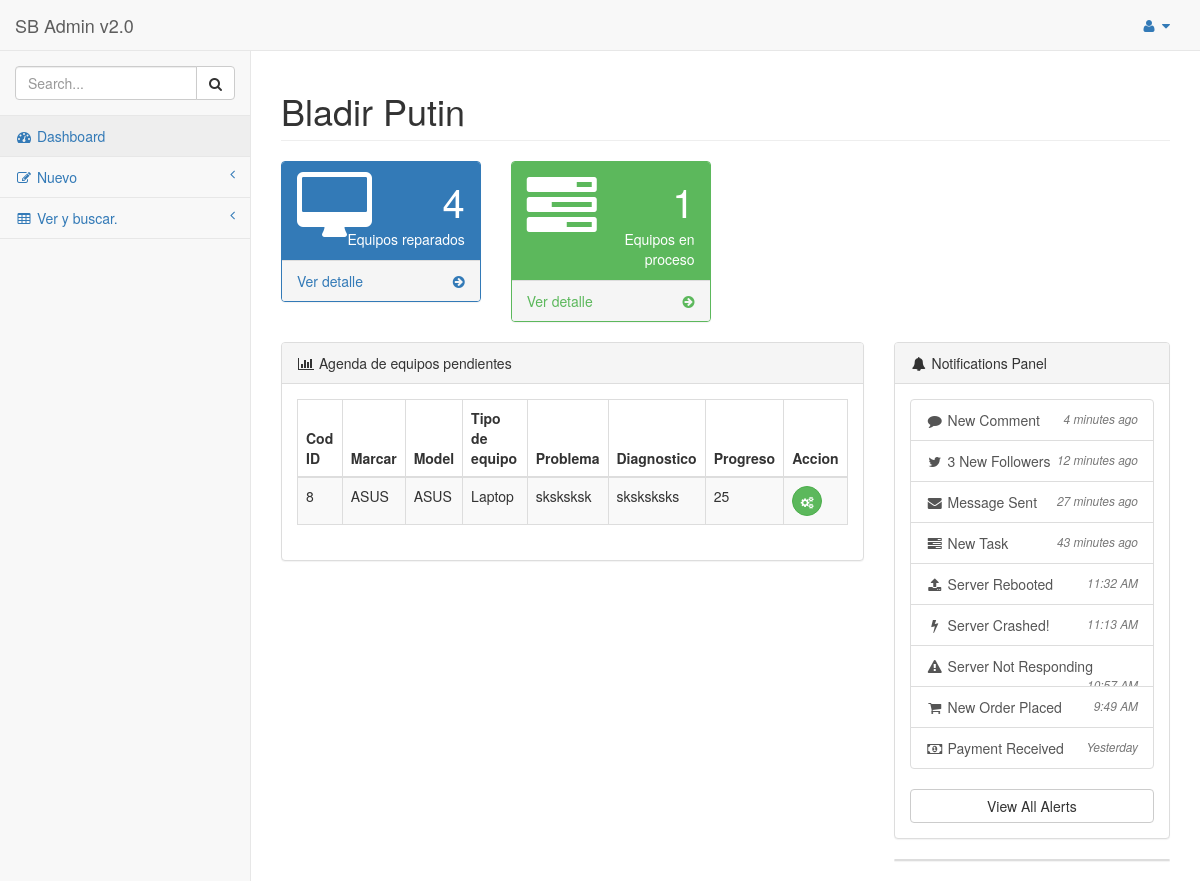
The page /taller/index.php (signed in) on the database its author committed.
### tables this page shows
CREATE TABLE IF NOT EXISTS `intra_usuario` (
  `id_intrauser` int(11) NOT NULL AUTO_INCREMENT,
  `nick_intrauser` varchar(20) NOT NULL,
  `pass_intrauser` varchar(200) NOT NULL,
  `status_intrauser` int(11) NOT NULL,
  `nivel_access_intrauser` int(11) NOT NULL,
  `cod_colavorador` int(11) NOT NULL,
  PRIMARY KEY (`id_intrauser`),
  KEY `cod_colavorador` (`cod_colavorador`)
);

CREATE TABLE IF NOT EXISTS `colavoradores` (
  `id_colavor` int(11) NOT NULL AUTO_INCREMENT,
  `nom_colaborador` varchar(90) NOT NULL,
  `apell_colavorador` varchar(90) NOT NULL,
  `tell_colavorador` varchar(12) DEFAULT NULL,
  `cell_colavorador` varchar(12) NOT NULL,
  `Fecha_nacimiento` date NOT NULL,
  `dui_col` varchar(30) NOT NULL,
  `isss_colavorador` varchar(20) NOT NULL,
  `afp_colavorador` varchar(20) NOT NULL,
  `nit_colavorador` varchar(30) NOT NULL,
  `licencia_colavorador` varchar(30) NOT NULL,
  `tipo_licen_colavorador` varchar(20) NOT NULL,
  `direccion_colavorador` varchar(1000) NOT NULL,
  `email_colavorador` varchar(1000) NOT NULL,
  `cargo_colavorador` int(11) NOT NULL,
  PRIMARY KEY (`id_colavor`),
  KEY `cargo_colavorador` (`cargo_colavorador`)
);

### taller/fine/vistas.php (the view, shortened to what this page needs)
<?php
function session($user)
{
    $result = mysql_query("SELECT id_intrauser, nick_intrauser, nom_colaborador, apell_colavorador FROM intra_usuario, colavoradores WHERE nick_intrauser = '$user' AND id_colavor = cod_colavorador");
    $row = mysql_fetch_row($result);
    echo $row[2]." ".$row[3];
}
function ViewDash($usertec)
{
   $eqcli = mysql_query("SELECT COUNT(*) FROM equipos_clientes, intra_usuario WHERE tecnico = id_intrauser AND progreso = 100 AND nick_intrauser = '$usertec'");
   $roweqcli = mysql_fetch_row($eqcli);
   $eqtaller = mysql_query("SELECT COUNT(*) FROM equipos_clientes, intra_usuario WHERE tecnico = id_intrauser AND progreso <> 100 AND nick_intrauser = '$usertec'");
   $rowtaller = mysql_fetch_row($eqtaller);
  echo '      <div class="row">
                <div class="col-lg-3 col-md-6">
                    <div class="panel panel-primary">
                        <div class="panel-heading">
                            <div class="row">
                                <div class="col-xs-3">
                                    <i class="fa fa-desktop fa-5x"></i>
                                </div>
                                <div class="col-xs-9 text-right">
                                    <div class="huge">'.$roweqcli[0].'</div>
                                    <div>Equipos reparados</div>
                                </div>
                            </div>
                        </div>
                        <a href="eqreparados.php">
                            <div class="panel-footer">
                                <span class="pull-left">Ver detalle</span>
                                <span class="pull-right"><i class="fa fa-arrow-circle-right"></i></span>
                                <div class="clearfix"></div>
                            </div>
                        </a>
                    </div>
                </div>
                <div class="col-lg-3 col-md-6">
                    <div class="panel panel-green">
                        <div class="panel-heading">
                            <div class="row">
                                <div class="col-xs-3">
                                    <i class="fa fa-tasks fa-5x"></i>
                                </div>
                                <div class="col-xs-9 text-right">
                                    <div class="huge">'.$rowtaller[0].'</div>
                                    <div>Equipos en proceso</div>
                                </div>
                            </div>
                        </div>
                        <a href="eqcola.php">
                            <div class="panel-footer">
                                <span class="pull-left">Ver detalle</span>
                                <span class="pull-right"><i class="fa fa-arrow-circle-right"></i></span>
                                <div class="clearfix"></div>
                            </div>
                        </a>
                    </div>
                </div>
            </div>';
}
function EquiposPendientes($tecnico)
{
  $result = mysql_query("SELECT * FROM  v_eq_pendientes WHERE nick_intrauser = '$tecnico'") or die(mysql_error());
  echo '  <table class="table table-bordered table-hover table-striped">
        <thead>
            <tr>
                <th>Cod ID</th>
                <th>Marcar</th>
                <th>Model</th>
                <th>Tipo de equipo</th>
                <th>Problema</th>
                <th>Diagnostico</th>
                <th>Progreso</th>
                <th>Accion</th>
            </tr>
        </thead>
        <tbody>';
        while ($row = mysql_fetch_row($result)){
            echo '<tr>
                <td>'.$row[0].'</td>
                <td>'.$row[1].'</td>
                <td>'.$row[2].'</td>
                <td>'.$row[3].'</td>
                <td>'.$row[4].'</td>
                <td>'.$row[5].'</td>
                <td>'.$row[6].'</td>
                <td><a href="addcargo.php?var='.$row[0].'" class="btn btn-success btn-circle"><i class="fa fa-gears"></i></a></td>
            </tr>';
        }
        echo '  </tbody>
      </table>';
}
?>

### rows shown on the page
intra_usuario: cod_colavorador.nom_colaborador "Bladir", cod_colavorador.apell_colavorador "Putin"

### other values the page prints
$roweqcli[0] "4"
$rowtaller[0] "1"
$row[0] "8"
$row[1] "ASUS"
$row[2] "ASUS"
$row[3] "Laptop"
$row[4] "sksksksk"
$row[5] "sksksksks"
$row[6] "25"
